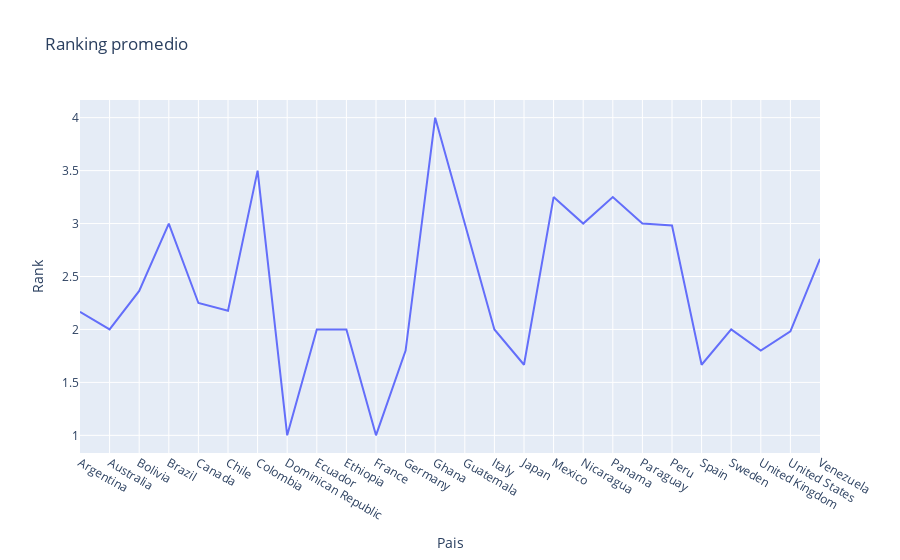

Source (notebook cell):
### Code cell
print(df_pais.Rank.mean())
px.line(df_pais, x="Pais", y="Rank", title="Ranking promedio")

### Figure 1 — Plotly figure (JSON) as saved in the notebook; plotly's stock layout.template omitted (floating-point values rounded to 4 significant figures)
{"data": [{"hovertemplate": "Pais=%{x}<br>Rank=%{y}<extra></extra>", "legendgroup": "", "line": {"color": "#636efa", "dash": "solid"}, "marker": {"symbol": "circle"}, "mode": "lines", "name": "", "orientation": "v", "showlegend": false, "type": "scatter", "x": ["Argentina", "Australia", "Bolivia", "Brazil", "Canada", "Chile", "Colombia", "Dominican Republic", "Ecuador", "Ethiopia", "France", "Germany", "Ghana", "Guatemala", "Italy", "Japan", "Mexico", "Nicaragua", "Panama", "Paraguay", "Peru", "Spain", "Sweden", "United Kingdom", "United States", "Venezuela"], "xaxis": "x", "y": [2.167, 2, 2.364, 3, 2.25, 2.176, 3.5, 1, 2, 2, 1, 1.8, 4, 3, 2, 1.667, 3.25, 3, 3.25, 3, 2.982, 1.667, 2, 1.8, 1.982, 2.667], "yaxis": "y"}], "layout": {"legend": {"tracegroupgap": 0}, "title": {"text": "Ranking promedio"}, "xaxis": {"anchor": "y", "domain": [0, 1], "title": {"text": "Pais"}}, "yaxis": {"anchor": "x", "domain": [0, 1], "title": {"text": "Rank"}}}}
